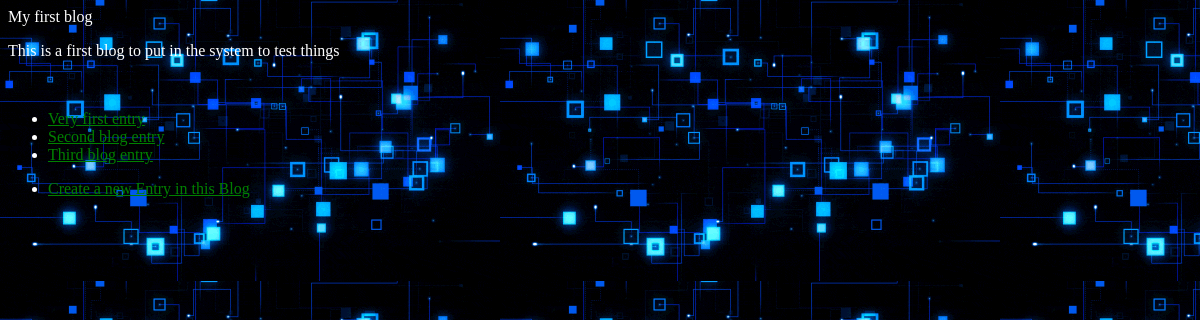
Page /blog/1/ on the committed database.
### blog/models.py (models this page shows, shortened)
class Blog(models.Model):
    name = models.CharField(max_length=200)
    tagline = models.CharField(max_length=500)
    def get_blog_entries(self):
        return self.blogentry_set.all()

class BlogEntry(models.Model):
    blog = models.ForeignKey(Blog, on_delete=models.CASCADE)
    title = models.CharField(max_length=200)
    text = models.TextField()
    pub_date = models.DateTimeField("date published")
    class Meta:
        verbose_name = "Blog entry"
        verbose_name_plural = "Blog entries"

### blog/views.py (the view)
# urls.py: path("<int:pk>/", views.BlogDetailView.as_view(), name="blog"),
class BlogDetailView(generic.DetailView):
    model = Blog
    template_name = "blog/blog.html"
    def get(self, request, *args, **kwargs):
        blog = get_object_or_404(Blog, pk=kwargs['pk'])
        entries = blog.get_blog_entries()
        return render(request, "blog/blog.html", {'blog': blog, 'entries':entries})

### blog/templates/blog/blog.html (shortened to what this page needs)
{% load static %}
<link rel="stylesheet" type="text/css" href="{% static 'blog/style.css' %}" />
<p>{{ blog.name }}</p>
<p>{{ blog.tagline }}</p>
{% if entries %}
    <ul>
	{% for entry in entries %}
		<li><a href="{% url 'blog:blogentry' entry.id %}">{{ entry.title }}</a></li>
	{% endfor %}
    </ul>
{% else %}
	<p>No blogs entries in this blog.</p>
{% endif %}
<ul>
<li><a href="{% url 'blog:blogentry_creation' %}">Create a new Entry in this Blog</a></li>
</ul>

### blog/static/blog/style.css (style rules this page uses)
li { color: white; }
li a { color: green; }
p { color: white; }

### rows in the picture
Blog: name "My first blog", tagline "This is a first blog to put in the system to test things"
BlogEntry: title "Very first entry"
BlogEntry: title "Second blog entry"
BlogEntry: title "Third blog entry"
